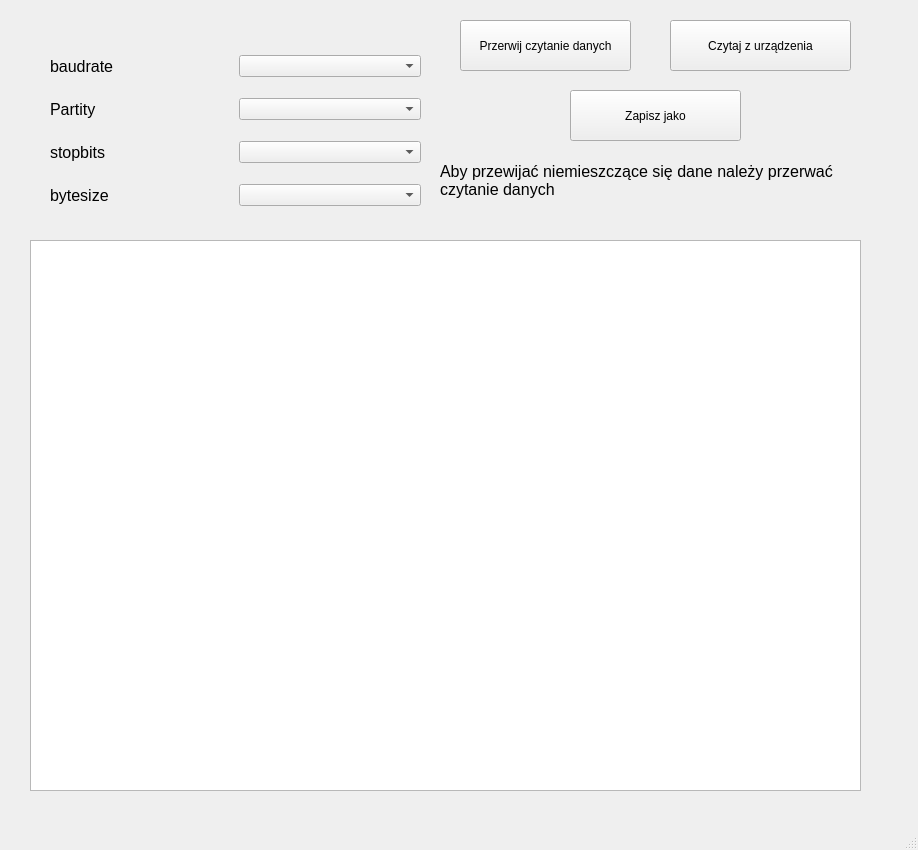
<?xml version="1.0" encoding="UTF-8"?>
<ui version="4.0">
 <class>MainWindow</class>
 <widget class="QMainWindow" name="MainWindow">
  <property name="geometry">
   <rect>
    <x>0</x>
    <y>0</y>
    <width>918</width>
    <height>850</height>
   </rect>
  </property>
  <property name="windowTitle">
   <string>MainWindow</string>
  </property>
  <widget class="QWidget" name="centralwidget">
   <widget class="QTextBrowser" name="textBrowser">
    <property name="geometry">
     <rect>
      <x>30</x>
      <y>240</y>
      <width>831</width>
      <height>551</height>
     </rect>
    </property>
   </widget>
   <widget class="QPushButton" name="pushButton">
    <property name="geometry">
     <rect>
      <x>460</x>
      <y>20</y>
      <width>171</width>
      <height>51</height>
     </rect>
    </property>
    <property name="text">
     <string>Przerwij czytanie danych</string>
    </property>
   </widget>
   <widget class="QPushButton" name="pushButton_2">
    <property name="geometry">
     <rect>
      <x>670</x>
      <y>20</y>
      <width>181</width>
      <height>51</height>
     </rect>
    </property>
    <property name="text">
     <string>Czytaj z urządzenia</string>
    </property>
   </widget>
   <widget class="QWidget" name="layoutWidget">
    <property name="geometry">
     <rect>
      <x>50</x>
      <y>40</y>
      <width>371</width>
      <height>181</height>
     </rect>
    </property>
    <layout class="QGridLayout" name="gridLayout">
     <item row="3" column="1">
      <widget class="QComboBox" name="bytesize"/>
     </item>
     <item row="0" column="1">
      <widget class="QComboBox" name="baudrate"/>
     </item>
     <item row="2" column="1">
      <widget class="QComboBox" name="stopbits"/>
     </item>
     <item row="2" column="0">
      <widget class="QLabel" name="label_4">
       <property name="font">
        <font>
         <pointsize>12</pointsize>
        </font>
       </property>
       <property name="text">
        <string>stopbits</string>
       </property>
      </widget>
     </item>
     <item row="3" column="0">
      <widget class="QLabel" name="label_5">
       <property name="font">
        <font>
         <pointsize>12</pointsize>
        </font>
       </property>
       <property name="text">
        <string>bytesize</string>
       </property>
      </widget>
     </item>
     <item row="0" column="0">
      <widget class="QLabel" name="label">
       <property name="font">
        <font>
         <pointsize>12</pointsize>
        </font>
       </property>
       <property name="text">
        <string>baudrate</string>
       </property>
      </widget>
     </item>
     <item row="1" column="0">
      <widget class="QLabel" name="label_3">
       <property name="font">
        <font>
         <pointsize>12</pointsize>
        </font>
       </property>
       <property name="text">
        <string>Partity</string>
       </property>
      </widget>
     </item>
     <item row="1" column="1">
      <widget class="QComboBox" name="parity"/>
     </item>
    </layout>
   </widget>
   <widget class="QLabel" name="label_6">
    <property name="geometry">
     <rect>
      <x>440</x>
      <y>130</y>
      <width>421</width>
      <height>101</height>
     </rect>
    </property>
    <property name="font">
     <font>
      <pointsize>12</pointsize>
     </font>
    </property>
    <property name="text">
     <string>Aby przewijać niemieszczące się dane należy przerwać czytanie danych</string>
    </property>
    <property name="wordWrap">
     <bool>true</bool>
    </property>
   </widget>
   <widget class="QPushButton" name="save">
    <property name="geometry">
     <rect>
      <x>570</x>
      <y>90</y>
      <width>171</width>
      <height>51</height>
     </rect>
    </property>
    <property name="text">
     <string>Zapisz jako</string>
    </property>
   </widget>
  </widget>
  <widget class="QMenuBar" name="menubar">
   <property name="geometry">
    <rect>
     <x>0</x>
     <y>0</y>
     <width>918</width>
     <height>26</height>
    </rect>
   </property>
  </widget>
  <widget class="QStatusBar" name="statusbar"/>
 </widget>
 <resources/>
 <connections/>
</ui>
